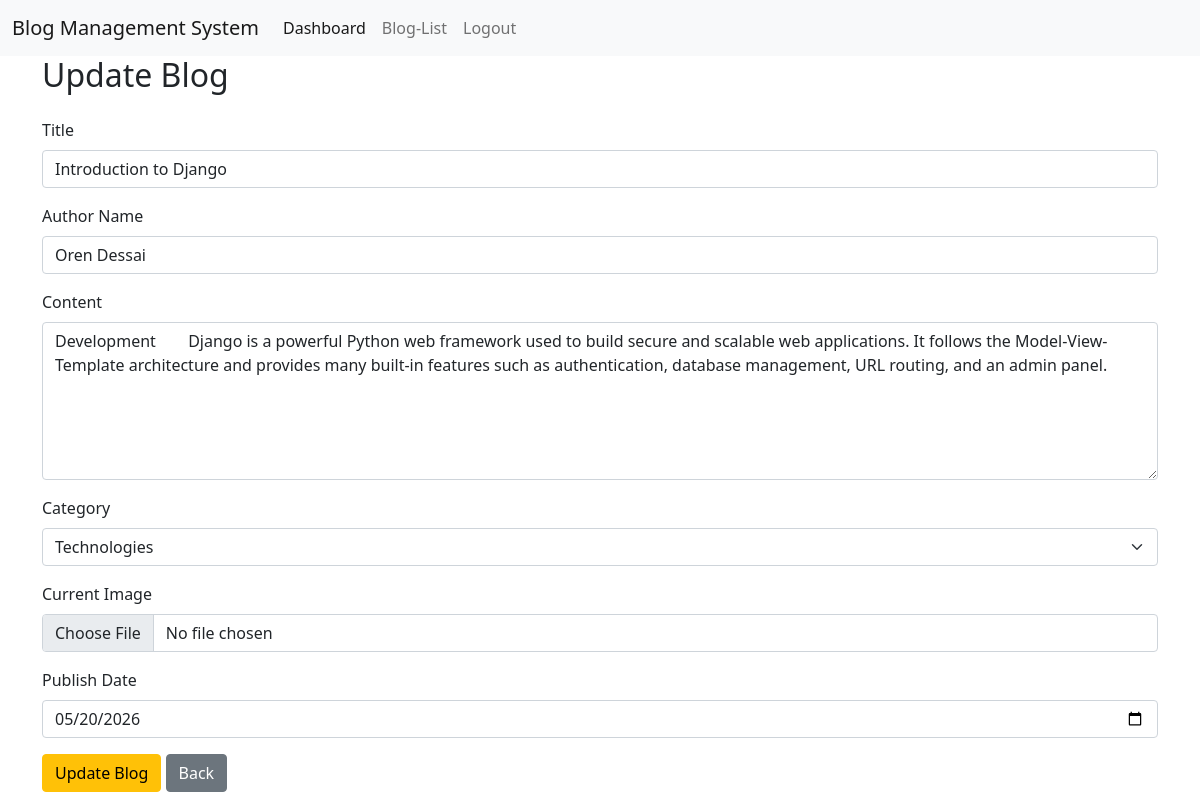
The app's page /edit_blog/1/ (signed in) with its own data.
### blogs/models.py (models this page shows, shortened)
class BlogModel(models.Model):
    CATEGORY_TYPES=[
        ('Educational','Educational'),
        ('Technologies','Technologies'),
        ('Sports','Sports'),
    ]
    title = models.CharField(max_length=100,null=True)
    author_name = models.CharField(max_length=100,null=True)
    content = models.TextField(null=True)
    category = models.CharField(choices=CATEGORY_TYPES,max_length=20,null=True)
    blog_image = models.ImageField(upload_to='media/blog_image',null=True)
    publish_date = models.DateField(null=True)
    created_at = models.DateField(auto_now_add=True)

### blogs/views.py (the view, shortened to what this page needs)
# urls.py: path('edit_blog/<str:b_id>/',edit_blog, name='edit_blog'),
@login_required
def edit_blog(request, b_id):
    blog_data = BlogModel.objects.get(id=b_id)
    context = {
        'blog_data': blog_data
    }
    return render(request,'pages/edit_blog.html',context)

### blogs/templates/pages/edit_blog.html (shortened to what this page needs)
{% extends 'master/base.html' %}
{% block content %}
<h2 class="mb-4">Update Blog</h2>
<form method="POST" enctype="multipart/form-data">
    <div class="mb-3">
        <label class="form-label">Title</label>
        <input type="text"
               name="title"
               class="form-control"
               value="{{ blog_data.title }}"
               required>
    </div>
    <div class="mb-3">
        <label class="form-label">Author Name</label>
        <input type="text" name="author_name" class="form-control" value="{{ blog_data.author_name }}" required>
    </div>
    <div class="mb-3">
        <label class="form-label">Content</label>
        <textarea name="content" class="form-control" rows="6" required>{{ blog_data.content }}</textarea>
    </div>
    <div class="mb-3">
        <label class="form-label">Category</label>
        <select name="category" class="form-select">
            <option value="Technologies"
                {% if blog_data.category == 'Technologies' %}
                selected
                {% endif %}>
                Technologies
            </option>
        </select>
    </div>
    <div class="mb-3">
        <label class="form-label">Current Image</label>
        <input type="file" name="blog_image" class="form-control">
    </div>
    <div class="mb-3">
        <label class="form-label"> Publish Date</label>
        <input type="date"
               name="publish_date"
               class="form-control"
               value="{{ blog_data.publish_date|date:'Y-m-d' }}"
               required>
    </div>
    <button type="submit" class="btn btn-warning">Update Blog</button>
    <a href="{% url 'blog_list' %}" class="btn btn-secondary">Back</a>
  </form>
{% endblock %}

### records on screen
BlogModel: title "Introduction to Django", author_name "Oren Dessai", content "Development Django is a powerful Python web framework used to build secure and scalable web applications. It follows the Model-View-Template architecture and provides many built-in features such as authentication, database management, URL routing, and an admin panel.", category "Technologies", publish_date "05/20/2026"
